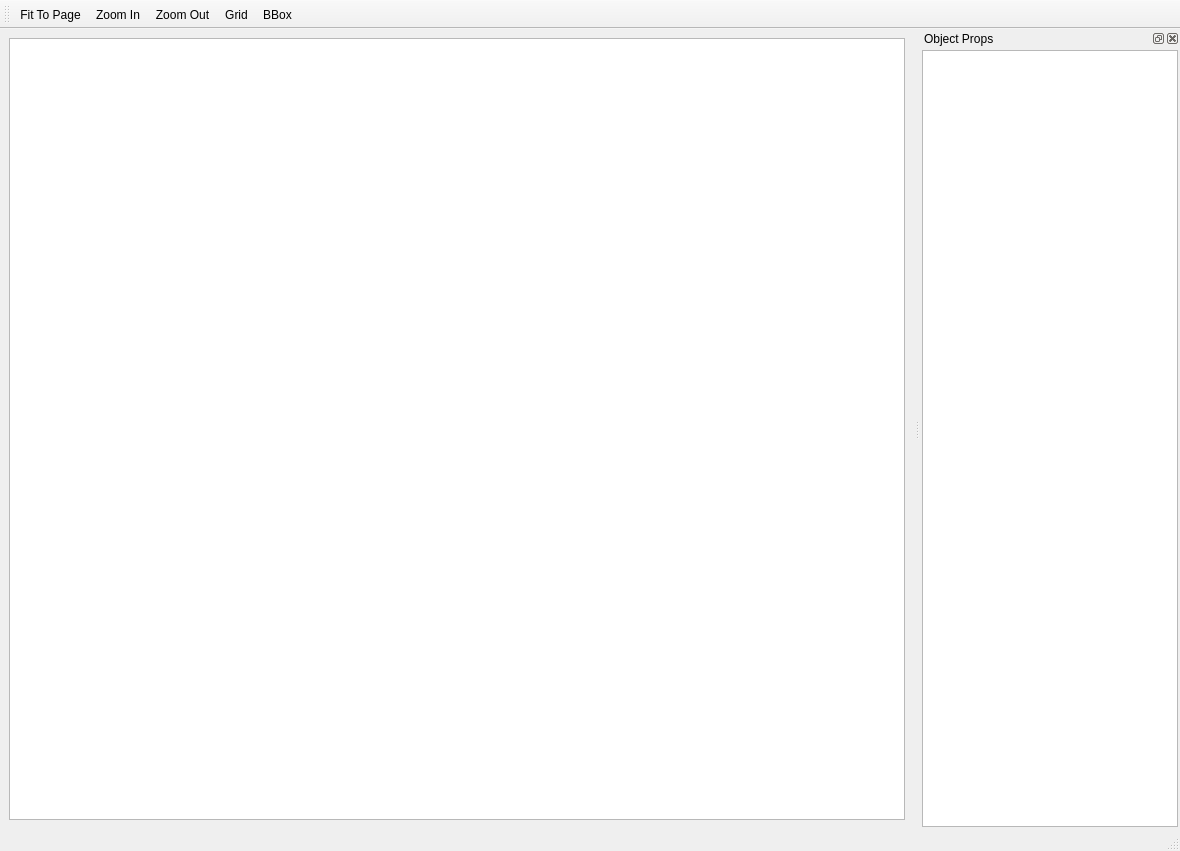
<?xml version="1.0" encoding="UTF-8"?>
<ui version="4.0">
 <class>SMD_MainWindow</class>
 <widget class="QMainWindow" name="SMD_MainWindow">
  <property name="geometry">
   <rect>
    <x>0</x>
    <y>0</y>
    <width>1180</width>
    <height>851</height>
   </rect>
  </property>
  <property name="windowTitle">
   <string>Storage Map Designer</string>
  </property>
  <widget class="QWidget" name="centralwidget">
   <layout class="QHBoxLayout" name="horizontalLayout">
    <item>
     <widget class="QGraphicsView" name="StorageMap_View">
      <property name="backgroundBrush">
       <brush brushstyle="NoBrush">
        <color alpha="255">
         <red>0</red>
         <green>0</green>
         <blue>0</blue>
        </color>
       </brush>
      </property>
      <property name="foregroundBrush">
       <brush brushstyle="NoBrush">
        <color alpha="255">
         <red>0</red>
         <green>0</green>
         <blue>0</blue>
        </color>
       </brush>
      </property>
      <property name="dragMode">
       <enum>QGraphicsView::ScrollHandDrag</enum>
      </property>
      <property name="transformationAnchor">
       <enum>QGraphicsView::AnchorUnderMouse</enum>
      </property>
      <property name="resizeAnchor">
       <enum>QGraphicsView::AnchorUnderMouse</enum>
      </property>
     </widget>
    </item>
   </layout>
  </widget>
  <widget class="QMenuBar" name="menubar">
   <property name="geometry">
    <rect>
     <x>0</x>
     <y>0</y>
     <width>1180</width>
     <height>27</height>
    </rect>
   </property>
  </widget>
  <widget class="QStatusBar" name="statusbar"/>
  <widget class="QToolBar" name="toolBar">
   <property name="windowTitle">
    <string>Tool Bar</string>
   </property>
   <property name="orientation">
    <enum>Qt::Horizontal</enum>
   </property>
   <attribute name="toolBarArea">
    <enum>TopToolBarArea</enum>
   </attribute>
   <attribute name="toolBarBreak">
    <bool>false</bool>
   </attribute>
   <addaction name="acFitToPage"/>
   <addaction name="acZoomIn"/>
   <addaction name="acZoomOut"/>
   <addaction name="acGrid"/>
   <addaction name="acBBox"/>
  </widget>
  <widget class="QDockWidget" name="dkObjectProps">
   <property name="windowTitle">
    <string>Object Props</string>
   </property>
   <attribute name="dockWidgetArea">
    <number>2</number>
   </attribute>
   <widget class="QWidget" name="dockWidgetContents">
    <layout class="QHBoxLayout" name="horizontalLayout_2">
     <property name="spacing">
      <number>2</number>
     </property>
     <property name="leftMargin">
      <number>2</number>
     </property>
     <property name="topMargin">
      <number>2</number>
     </property>
     <property name="rightMargin">
      <number>2</number>
     </property>
     <property name="bottomMargin">
      <number>2</number>
     </property>
     <item>
      <widget class="QTableView" name="tvObjectProps">
       <property name="styleSheet">
        <string notr="true">QTableView::item:focus
{
border : 2px solid blue;
/*color: white;*/
/*selection-color: black;
selection-background-color: red;*/
}
</string>
       </property>
       <property name="alternatingRowColors">
        <bool>true</bool>
       </property>
       <property name="selectionMode">
        <enum>QAbstractItemView::SingleSelection</enum>
       </property>
       <property name="selectionBehavior">
        <enum>QAbstractItemView::SelectRows</enum>
       </property>
       <attribute name="horizontalHeaderStretchLastSection">
        <bool>true</bool>
       </attribute>
       <attribute name="verticalHeaderVisible">
        <bool>false</bool>
       </attribute>
      </widget>
     </item>
    </layout>
   </widget>
  </widget>
  <action name="acFitToPage">
   <property name="icon">
    <iconset resource="images.qrc">
     <normaloff>:/images/zoom_fit.png</normaloff>:/images/zoom_fit.png</iconset>
   </property>
   <property name="text">
    <string>Fit To Page</string>
   </property>
   <property name="toolTip">
    <string>Fit To Page</string>
   </property>
   <property name="shortcut">
    <string>Ctrl+0</string>
   </property>
  </action>
  <action name="acZoomIn">
   <property name="icon">
    <iconset resource="images.qrc">
     <normaloff>:/images/zoom_in.png</normaloff>:/images/zoom_in.png</iconset>
   </property>
   <property name="text">
    <string>Zoom In</string>
   </property>
   <property name="toolTip">
    <string>Zoom In</string>
   </property>
   <property name="shortcut">
    <string>Ctrl++</string>
   </property>
  </action>
  <action name="acZoomOut">
   <property name="icon">
    <iconset resource="images.qrc">
     <normaloff>:/images/zoom_out.png</normaloff>:/images/zoom_out.png</iconset>
   </property>
   <property name="text">
    <string>Zoom Out</string>
   </property>
   <property name="toolTip">
    <string>Zoom Out</string>
   </property>
   <property name="shortcut">
    <string>Ctrl+-</string>
   </property>
  </action>
  <action name="acGrid">
   <property name="checkable">
    <bool>true</bool>
   </property>
   <property name="icon">
    <iconset resource="images.qrc">
     <normaloff>:/images/grid.png</normaloff>:/images/grid.png</iconset>
   </property>
   <property name="text">
    <string>Grid</string>
   </property>
   <property name="toolTip">
    <string>Grid</string>
   </property>
   <property name="shortcut">
    <string>#</string>
   </property>
  </action>
  <action name="acBBox">
   <property name="checkable">
    <bool>true</bool>
   </property>
   <property name="icon">
    <iconset resource="images.qrc">
     <normaloff>:/images/bbox.png</normaloff>:/images/bbox.png</iconset>
   </property>
   <property name="text">
    <string>BBox</string>
   </property>
   <property name="toolTip">
    <string>BBox</string>
   </property>
  </action>
 </widget>
 <resources>
  <include location="images.qrc"/>
 </resources>
 <connections/>
</ui>
